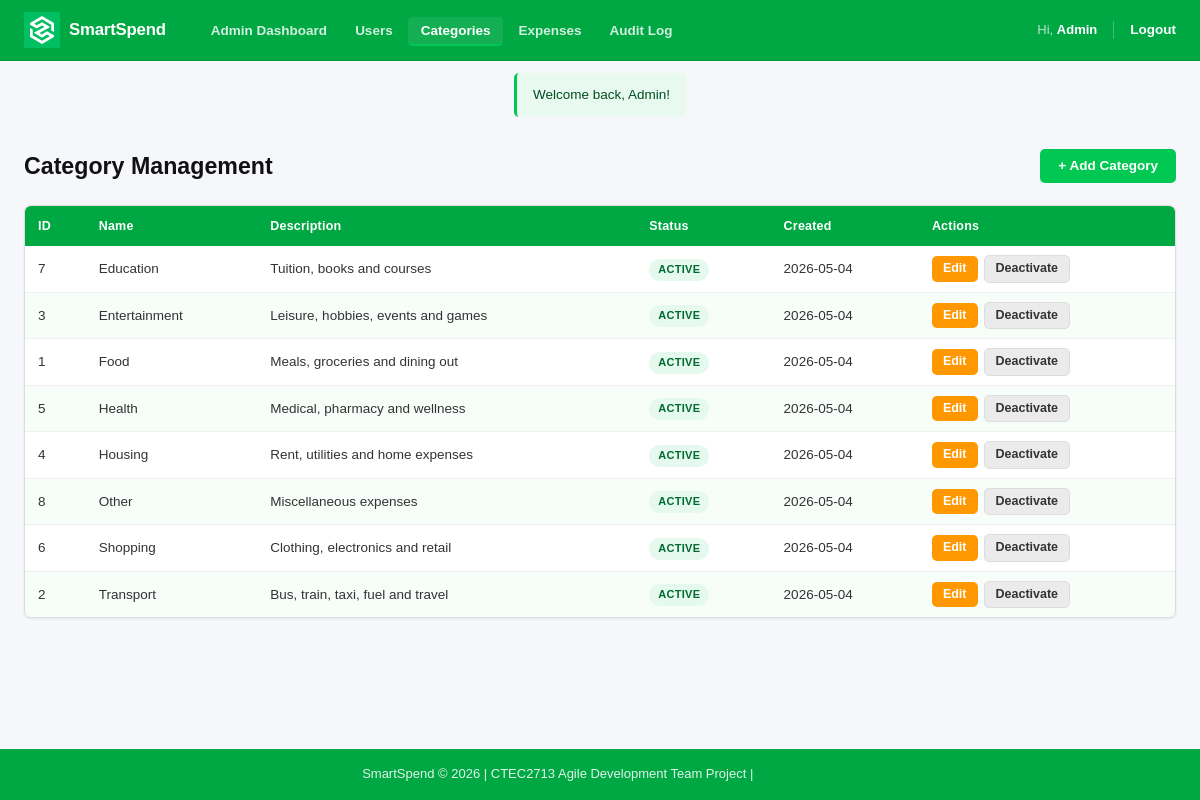
Page /admin/categories.php (signed in) on the committed database.
### tables this page shows
CREATE TABLE IF NOT EXISTS tblCategory (
    category_id   INT            AUTO_INCREMENT PRIMARY KEY,
    category_name VARCHAR(50)    NOT NULL UNIQUE,
    description   VARCHAR(200),
    created_date  DATE           NOT NULL,
    is_active     TINYINT(1)     NOT NULL DEFAULT 1
);

### admin/categories.php (the view, shortened to what this page needs)
<?php
require_once __DIR__ . '/../config/db.php';
$stmt = $pdo->query('SELECT * FROM tblCategory ORDER BY category_name');
$categories = $stmt->fetchAll();
require_once __DIR__ . '/../includes/header.php';
?>
<div class="page-header">
    <h1>Category Management</h1>
    <a href="/smartspend/admin/add_category.php" class="btn-primary" id="btn-add-category">+ Add Category</a>
</div>
<div class="table-wrapper">
    <table>
        <thead>
            <tr>
                <th>ID</th>
                <th>Name</th>
                <th>Description</th>
                <th>Status</th>
                <th>Created</th>
                <th>Actions</th>
            </tr>
        </thead>
        <tbody>
            <?php foreach ($categories as $cat): ?>
            <tr>
                <td><?= $cat['category_id'] ?></td>
                <td><?= htmlspecialchars($cat['category_name'], ENT_QUOTES, 'UTF-8') ?></td>
                <td><?= htmlspecialchars($cat['description'] ?? '—', ENT_QUOTES, 'UTF-8') ?></td>
                <td>
                    <?php if ((int)$cat['is_active'] === 1): ?>
                        <span class="badge badge-success">Active</span>
                    <?php else: ?>
                        <span class="badge badge-inactive">Inactive</span>
                    <?php endif; ?>
                </td>
                <td><?= htmlspecialchars($cat['created_date'], ENT_QUOTES, 'UTF-8') ?></td>
                <td>
                    <div class="actions-cell">
                        <a href="/smartspend/admin/edit_category.php?id=<?= $cat['category_id'] ?>"
                           class="btn-warning btn-sm"
                           id="btn-edit-cat-<?= $cat['category_id'] ?>">Edit</a>
                        <form method="POST" action="/smartspend/admin/toggle_category.php"
                              id="form-toggle-cat-<?= $cat['category_id'] ?>">
                            <button type="submit" class="btn-sm <?= (int)$cat['is_active'] === 1 ? 'btn-secondary' : 'btn-primary' ?>">
                                <?= (int)$cat['is_active'] === 1 ? 'Deactivate' : 'Activate' ?>
                            </button>
                        </form>
                    </div>
                </td>
            </tr>
            <?php endforeach; ?>
        </tbody>
    </table>
</div>
<?php require_once __DIR__ . '/../includes/footer.php'; ?>

### includes/header.php (shortened to what this page needs)
<?php
$current = $_SERVER['PHP_SELF'] ?? '';
function nav_active(string $path): string
{
    global $current;
    return str_contains($current, $path) ? ' class="active"' : '';
}
?>
<!DOCTYPE html>
<html lang="en">
<head>
    <link rel="stylesheet" href="/smartspend/assets/css/style.css">
</head>
<body>
    <nav class="navbar" role="navigation" aria-label="Main navigation">
        <div class="navbar-inner">
            <a href="/smartspend/" class="navbar-brand">
                <img src="/smartspend/assets/img/SmartSpend.svg" alt="SmartSpend logo">
                <span>SmartSpend</span>
            </a>
            <ul class="navbar-links" id="nav-links" role="list">
                <?php if (isset($_SESSION['user_id'])): ?>
                    <?php if (($_SESSION['role'] ?? '') === 'admin'): ?>
                        <li><a href="/smartspend/admin/dashboard.php" <?= nav_active('admin/dashboard') ?>>Admin Dashboard</a></li>
                        <li><a href="/smartspend/admin/users.php" <?= nav_active('admin/users') ?>>Users</a></li>
                        <li><a href="/smartspend/admin/categories.php" <?= nav_active('admin/categories') ?>>Categories</a></li>
                        <li><a href="/smartspend/admin/expenses.php" <?= nav_active('admin/expenses') ?>>Expenses</a></li>
                        <li><a href="/smartspend/admin/audit.php" <?= nav_active('admin/audit') ?>>Audit Log</a></li>
                    <?php endif; ?>
                <?php else: ?>
                    <li><a href="/smartspend/auth/login.php" <?= nav_active('login') ?>>Login</a></li>
                    <li><a href="/smartspend/auth/register.php" <?= nav_active('register') ?>>Register</a></li>
                <?php endif; ?>
            </ul>
            <?php if (isset($_SESSION['user_id'])): ?>
                <div class="navbar-right">
                    <span class="navbar-greeting">Hi,
                        <strong><?= htmlspecialchars(explode(' ', $_SESSION['full_name'])[0], ENT_QUOTES, 'UTF-8') ?></strong></span>
                    <a href="/smartspend/auth/logout.php" class="nav-logout">Logout</a>
                </div>
            <?php endif; ?>
        </div>
    </nav>
    <?php if (isset($_SESSION['flash'])): ?>
        <?php
        $flash = $_SESSION['flash'];
        $type = htmlspecialchars($flash['type'], ENT_QUOTES, 'UTF-8');
        $msg = htmlspecialchars($flash['msg'], ENT_QUOTES, 'UTF-8');
        ?>
        <div class="flash-wrapper">
            <div class="flash flash-<?= $type ?>" role="alert"><?= $msg ?></div>
        </div>
    <?php endif; ?>
    <main class="container">

### includes/footer.php (shortened to what this page needs)
</main>
<footer role="contentinfo">
    SmartSpend &copy; <?= date('Y') ?> | CTEC2713 Agile Development Team Project | <a href="/smartspend/privacy.php">Privacy Policy</a>
</footer>
</body>
</html>

### rows in the picture
tblcategory: category_id "7", category_name "Education", description "Tuition, books and courses", is_active "ACTIVE", created_date "2026-05-04"
tblcategory: category_id "3", category_name "Entertainment", description "Leisure, hobbies, events and games", is_active "ACTIVE", created_date "2026-05-04"
tblcategory: category_id "1", category_name "Food", description "Meals, groceries and dining out", is_active "ACTIVE", created_date "2026-05-04"
tblcategory: category_id "5", category_name "Health", description "Medical, pharmacy and wellness", is_active "ACTIVE", created_date "2026-05-04"
tblcategory: category_id "4", category_name "Housing", description "Rent, utilities and home expenses", is_active "ACTIVE", created_date "2026-05-04"
tblcategory: category_id "8", category_name "Other", description "Miscellaneous expenses", is_active "ACTIVE", created_date "2026-05-04"
tblcategory: category_id "6", category_name "Shopping", description "Clothing, electronics and retail", is_active "ACTIVE", created_date "2026-05-04"
tblcategory: category_id "2", category_name "Transport", description "Bus, train, taxi, fuel and travel", is_active "ACTIVE", created_date "2026-05-04"

### other values in the picture
explode(' ', $_SESSION['full_name'])[0] "Admin"
$msg "Welcome back, Admin!"
